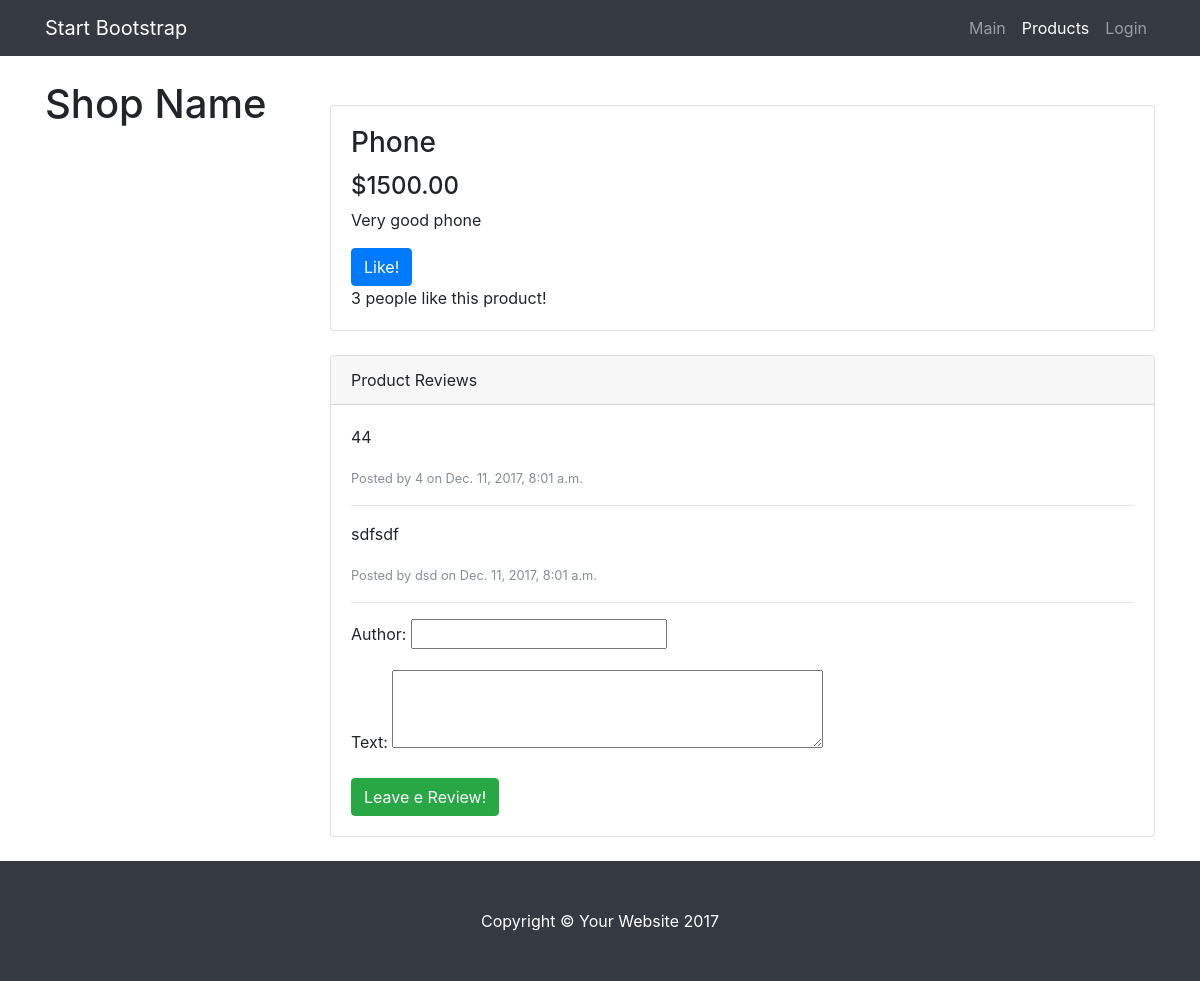
The page /products/phone on the database as committed earlier.
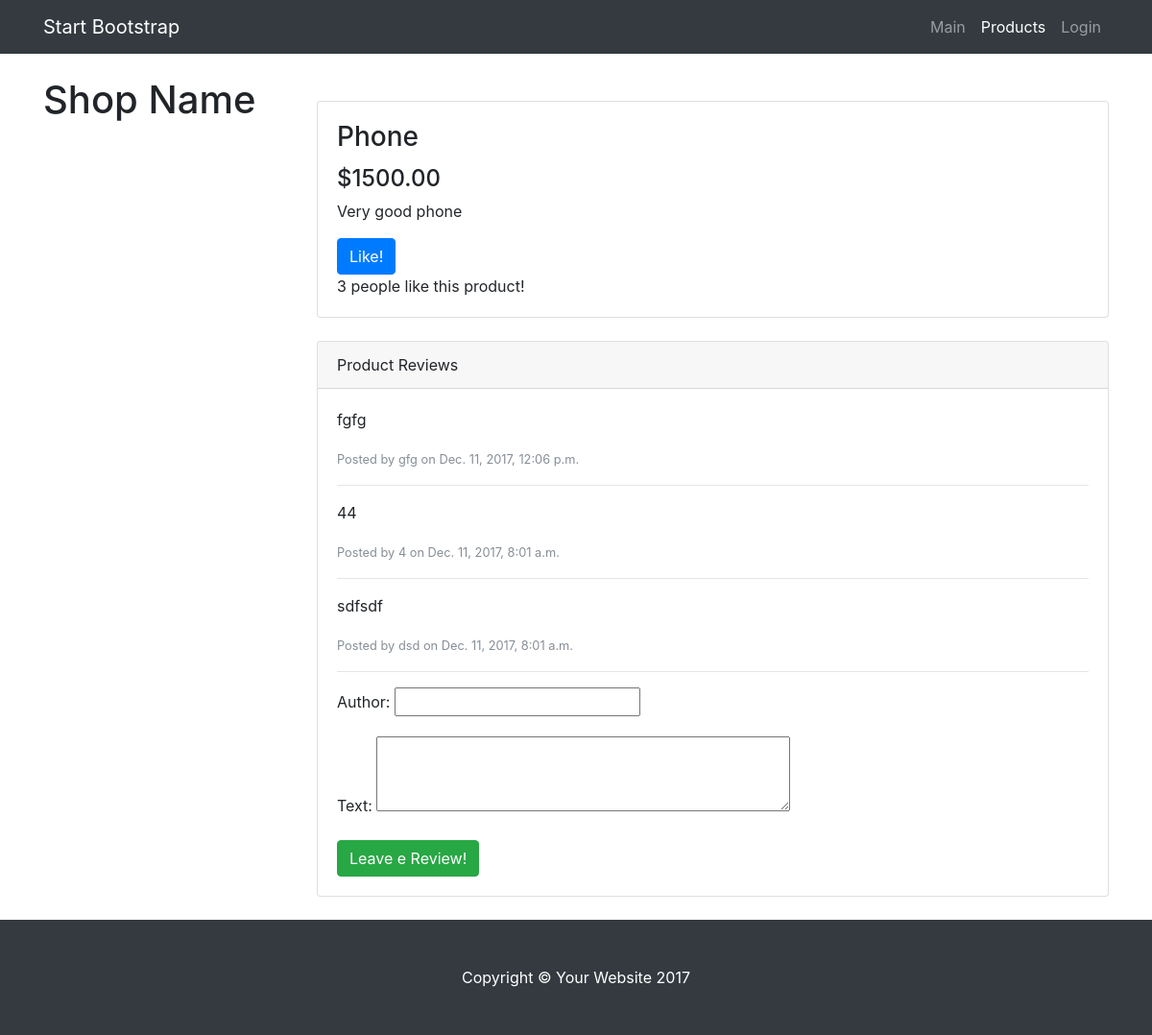
The same page on the database as committed later.
### product/models.py (models this page shows, shortened)
class Comment(models.Model):
    author = models.CharField(max_length=255)
    text = models.TextField()
    created_at = models.DateTimeField(auto_now_add=True)
    product = models.ForeignKey('Product')
    class Meta:
        ordering = ['-created_at']

### product/views.py (the view, shortened to what this page needs)
# urls.py: url(r'^products/(?P<slug>[\w-]+)$', views.ProductDetailView.as_view(), name='product_detail')
class ProductDetailView(SingleObjectMixin, FormView):
    form_class = CommentModelForm
    context_object_name = 'product'
    model = Product
    prefix = 'comment'
    slug_field = 'slug'
    slug_url_kwarg = 'slug'
    template_name = 'product/product_detail.html'
    def get_context_data(self, **kwargs):
        context = super(ProductDetailView, self).get_context_data(**kwargs)
        date_from = datetime.datetime.now() - datetime.timedelta(days=1)
        context['comments'] = Comment.objects.filter(product=self.object, created_at__gte=date_from)
        context['like_form'] = LikeModelForm(prefix='like', initial={'product': self.get_object(), 'user': self.request.user})
        return context
    def get(self, request, *args, **kwargs):
        self.object = self.get_object()
        return super(ProductDetailView, self).get(request, *args, **kwargs)

### product/forms.py
class CommentModelForm(ModelForm):
    class Meta:
        model = Comment
        fields = ['author', 'text']
        widgets = {
            'text': Textarea(attrs={'rows': 3}),
        }

class LikeModelForm(ModelForm):
    class Meta:
        model = Like
        fields = ['user', 'product']

### templates/product/product_detail.html (shortened to what this page needs)
{% extends 'base.html' %}
{% load staticfiles %}
{% block content %}
    <div class="container">
  {% include 'include/navbar.html' with active_tab='products' %}
      <div class="row">
        <div class="col-lg-3">
          <h1 class="my-4">Shop Name</h1>
        </div>
        <div class="col-lg-9">
          <div class="card mt-4">
            <div class="card-body">
              <h3 class="card-title">{{ product.name }}</h3>
              <h4>${{ product.price }}</h4>
              <p class="card-text">{{ product.description }}</p>
                <form method="post">
              <button type="submit" name="form_name" value="like" class="btn btn-primary">Like!</button>
                </form>
                    {{ product.likes_counter }} people like this product!
            </div>
          </div>
          <div class="card card-outline-secondary my-4">
            <div class="card-header">
              Product Reviews
            </div>
            <div class="card-body">
              {% for comment in comments %}
              <p>{{ comment.text }}</p>
              <small class="text-muted">Posted by {{ comment.author }} on {{ comment.created_at }}</small>
              <hr>
              {% endfor %}
            <form method="post">
            {{ form.as_p }}
                <button type="submit" name="form_name" value="comment" class="btn btn-success" >Leave e Review!</button>
            </form>
            </div>
          </div>
        </div>
      </div>
    </div>
{% endblock content %}

Rows that differ between the two databases and show on the page:
added Comment: text "fgfg", author "gfg", created_at "Dec. 11, 2017, 12:06 p.m."
